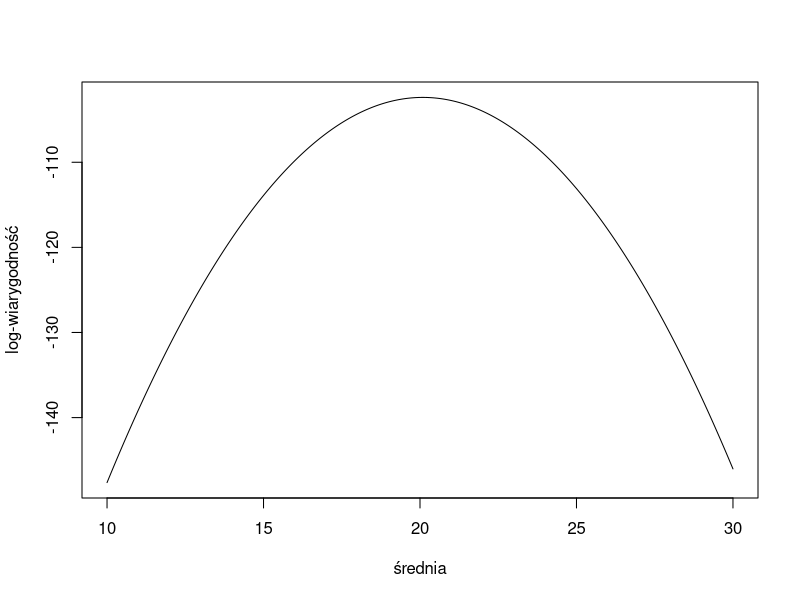
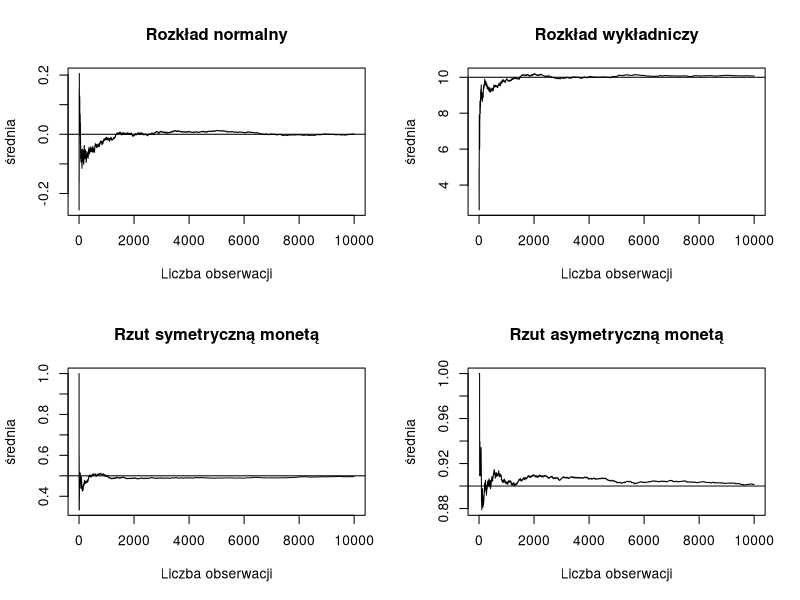

Recreate these plots in R, in order.
## ---- chunk 1
data(mtcars)
attach(mtcars)

#wbudowana funkcja
sd(wt)

#ręcznie
sqrt(mean((wt-mean(wt))^2))
## ---- chunk 2
#funkcja licząca odchylenie standardowe z n w mianowniku

sd.1<-function(x){
      #śednia x
      mean.x<-mean(x)
      
      #odchylenia od śreniej x
      x.dev<-x-mean.x
      
      #kwadrat odchyleń od średniej
      sq.dev<-x.dev^2
      
      #średnia kwadratów odchyleń
      mean.sq<-mean(sq.dev)
      
      #wynik
      sqrt(mean.sq)
}

sd.1(wt)
## ---- chunk 3
ls()
## ---- chunk 4

#funkcja log-wiarygodności dla średniej w zmiennej mpg i odchylenia standardowego 6
#jedynym argumentem jest średnia rozkładu
max.loglik.mpg<-function(mean.mpg){
      data(mtcars)
      mpg<-mtcars$mpg
      sd.mpg<-6
      #wektor gęstości
      d.vec<-dnorm(mpg, mean.mpg, sd.mpg)
      
      #log-wiarygodność
      sum(log(d.vec))
}
## ---- chunk 5
#przedział w jakim badamy to (10,30)
points.lik<-seq(10,30,by=.01)
lik.points<-rep(NA,length(points.lik))

for (i in 1:length(points.lik)) lik.points[i]<-max.loglik.mpg(points.lik[i])

plot(points.lik, lik.points, t='l', 
     xlab="średnia", ylab="log-wiarygodność")

#maksymalna wartość wiarygodności i odpowiadająca jej średni
max(lik.points); points.lik[lik.points==max(lik.points)]
## ---- chunk 6
set.seed(121)
#konstruujemy 10 000 elementowe próby
#rozkład standardowy normalny, teoretyczna średnia to 0
x_snorm<-rnorm(10^4); snorm_mean<-0
#rozkład wykladniczy z labda 1/10, teoretyczna średnia to 10
x_exp<-rexp(10^4,1/10); exp_mean<-10
#rzut symetryczną monetą, prawdopodobieństwo 1 równe prawdopodobieństwo 0 równe 50%. Teoretyczna średnia to oczywiście 1/2
x_coin<-rbinom(10^4, 1, .5); coin_mean<-.5
#rzut niesprawiedliwą monetą, gdzie wypadnięcie orła 1 to 90%, teoretyczna średnia to 0.9.
x_bcoin<-rbinom(10^4,1,.9); bcoin_mean<-.9

#tworzymy wektory średnich, gdzie i-ty element wektora to średnia i pierwszych obserwacji
snorm_means<-rep(NA, 10^4)
exp_means<-rep(NA, 10^4)
coin_means<-rep(NA, 10^4)
bcoin_means<-rep(NA, 10^4)
for(i in 1:10^4) snorm_means[i]<-mean(x_snorm[1:i])
for(i in 1:10^4) exp_means[i]<-mean(x_exp[1:i])
for(i in 1:10^4) coin_means[i]<-mean(x_coin[1:i])
for(i in 1:10^4) bcoin_means[i]<-mean(x_bcoin[1:i])
## ---- chunk 7
#ustalamy parametr wykresu, aby były 2x2 jako jeden obraz
par(mfrow=c(2,2))
#tworzymy wszystkie 4 wykresy z liniami odpowiadającymi teoretycznym średnim
plot(snorm_means, t="l", 
     main="Rozkład normalny", xlab="Liczba obserwacji", ylab="średnia")
abline(h=snorm_mean)
plot(exp_means, t="l", 
     main="Rozkład wykładniczy", xlab="Liczba obserwacji", ylab="średnia")
abline(h=exp_mean)
plot(coin_means, t="l", 
     main="Rzut symetryczną monetą", xlab="Liczba obserwacji", ylab="średnia")
abline(h=coin_mean)
plot(bcoin_means, t="l", 
     main="Rzut asymetryczną monetą", xlab="Liczba obserwacji", ylab="średnia")
abline(h=bcoin_mean)
